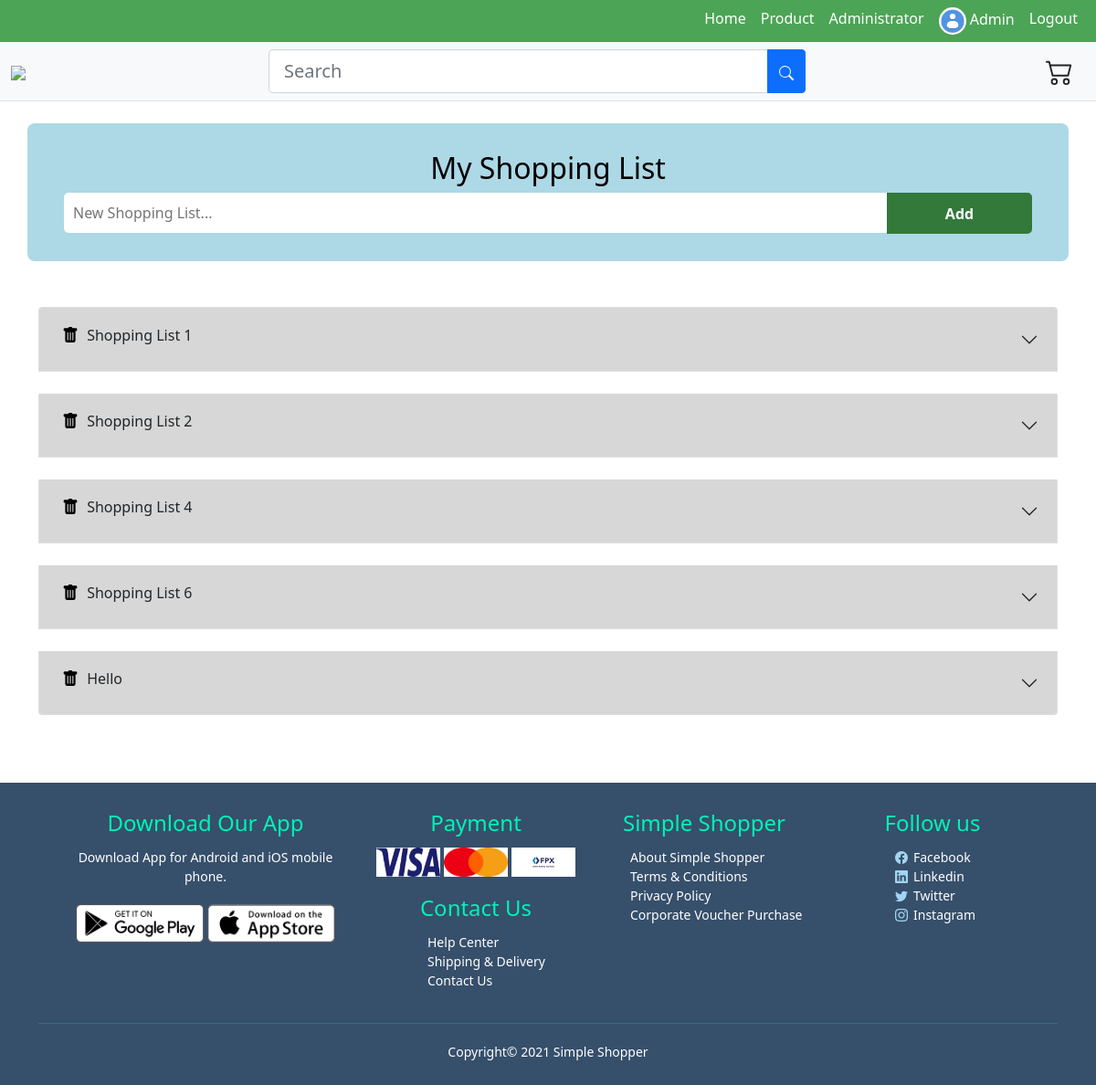
Screenshot of /php/shoplist.php (signed in) with the database file from the repository.
### tables this page shows
CREATE TABLE `user` (
  `user_id` int(11) NOT NULL,
  `password` varchar(100) NOT NULL,
  `name` varchar(100) NOT NULL,
  `email` varchar(50) NOT NULL,
  `phone` varchar(30) NOT NULL,
  `gender` varchar(10) NOT NULL,
  `dob` date NOT NULL,
  `profile` varchar(10000) NOT NULL,
  `status` varchar(5) NOT NULL
);

CREATE TABLE `shopping_list` (
  `list_id` int(11) NOT NULL,
  `list_name` varchar(1000) NOT NULL,
  `user_id` int(11) NOT NULL
);

### db/conn.php (called while the page is built, shortened)
<?php
    $host='127.0.0.1';
    $db='simple_shopper';
    $user='root';
    $password='';
    $charset='utf8mb4';
    $dsn= "mysql:host=$host;dbname=$db;charset=$charset";
    try{
        $pdo=new PDO($dsn,$user,$password);
        $pdo->setAttribute(PDO::ATTR_ERRMODE,PDO::ERRMODE_EXCEPTION);
    }catch(PDOException $e){
        throw new PDOException($e->getMessage());
    }
    require_once 'user.php';
    $user=new User($pdo);
    require_once 'shoppingList.php';
    $shoppingList = new shoppingList($pdo);
?>

### db/user.php (called while the page is built, shortened)
<?php
class User{
    private $db;
    function __construct($conn){
        $this->db=$conn;
    }
    public function getUser($id){
        try{
            $sql="SELECT *FROM `user` where user_id=:id";
            $stmt=$this->db->prepare($sql);
            $stmt->bindparam(':id',$id);
            $stmt->execute();
            $result=$stmt->fetch(PDO::FETCH_ASSOC);
            return $result;
        }
        catch(PDOException $e){
            echo $e->getMessage();
            return false;
        }
    }
}
?>

### db/shoppingList.php (called while the page is built, shortened)
<?php
class shoppingList{
    private $db;
    function __construct($conn){
        $this->db=$conn;
    }
    public function getShoppingList($userID){
        try{
            $sql="SELECT * FROM `shopping_list` where user_id=:userId";
            $stmt=$this->db->prepare($sql);
            $stmt->bindparam(':userId',$userID);
            $stmt->execute();
            $result=$stmt;
            return $result;
        }
        catch(PDOException $e){
            echo $e->getMessage();
            return false;
        }
    }
    public function getShoppingListItem($id){
        try{
            $sql="SELECT shopping_list_item.list_id, shopping_list_item.product_id, shopping_list_item.item_quantity, product.product_image, product.product_description, product.product_amount, product.product_price FROM shopping_list_item INNER JOIN product WHERE product.product_id=shopping_list_item.product_id AND shopping_list_item.list_id=:id";
            $stmt=$this->db->prepare($sql);
            $stmt->bindparam(':id',$id);
            $stmt->execute();
            $result=$stmt;
            return $result;
        }
        catch(PDOException $e){
            echo $e->getMessage();
            return false;
        }
    }
}
?>

### php/shoplist.php (the view, shortened to what this page needs)
<?php
    require_once '../db/conn.php';
?>
<!DOCTYPE html>
<html lang="en">
<head>
    <link href="https://cdn.jsdelivr.net/npm/bootstrap@5.0.0-beta3/dist/css/bootstrap.min.css" rel="stylesheet">
    <link rel="stylesheet" href="https://cdn.jsdelivr.net/npm/bootstrap-icons@1.4.1/font/bootstrap-icons.css">
    <link rel="stylesheet" href="../style/design.css">
    <link href="../style/footer.css" rel="stylesheet">
</head>
<header class="navbar navbar-expand-lg navbar-dark py-0 " style="background-color: #4ca456;">
        <div class="container-fluid">
            <div class="collapse navbar-collapse" id="navbarNav">
                <ul class="navbar-nav ms-auto">
                    <li class="nav-item">
                        <a class="nav-link" href="../index.php" style="color: white;">Home</a>
                    </li>
                    <li class="nav-item">
                        <a class="nav-link" href="search.php?keywords=" style="color: white;">Product</a>
                    </li>
                    <?php
                        if(!empty($_SESSION['user_id']))
                        {
                            $result = $user-> getUser($_SESSION['user_id']);
                            if($_SESSION['status'] != "Admin"){
                                echo '<li class = nav-item"><a class="nav-link" href="profile.php" style="color: white;"><img class="rounded-circle" src="'.$result['profile'].'" height="30mm;"> '.$result['name'].'</a>';
                                echo '<li class="nav-item"><a class="nav-link" href="logout.php" style="color:white;">Logout</a>';
                            }else{
                                echo '<li class="nav-item" id="admin"><a class="nav-link" href="administrator.php" style="color:white;">Administrator</a>';
                                echo '<li class = nav-item"><a class="nav-link" href="profile.php" style="color: white;"><img class="rounded-circle" src="'.$result['profile'].'" height="30mm;"> '.$result['name'].'</a>';
                                echo '<li class="nav-item"><a class="nav-link" href="logout.php" style="color:white;">Logout</a>';
                            }
                        }
                         else{
                            echo '<li class="nav-item"><a class="nav-link" id="sign-up" href="signup.php" style="color:white;">Sign Up</a>';
                            echo '<li class="nav-item"><a class="nav-link" id="sign-in" href="login.php" style="color:white;">Log in</a>';
                         }
                    ?>
                </ul>
            </div>
        </div>
    </header>
    <header class="navbar sticky-top navbar-expand-lg navbar-light bg-light border-bottom">
        <div class="container-fluid">
            <div class="col col-auto">
                <a class="navbar-brand" href="../index.php"><img src="../assets/Logo/SSLogo2.png" height="70mm"></a>
            </div>
            <form class="col col-6" method="GET" action="search.php">
                <div class="input-group mx-auto">
                    <input type="search" id="search" name="keywords" class="form-control form-control-lg mx-auto" placeholder="Search"/>
                    <button type="submit" id="searchButton" class="btn btn-primary">
                    </button>
                </div>
            </form>
            <div class="col col-auto justify-content-end dropdown">
                <button type="button" id="dLabel"  class="btn btn-default" onclick="shoppingListClick(<?php if(isset($_SESSION['user_id'])){echo 1;}else{echo 0;} ?>, false)">
                </button>
            </div>
        </div>
    </header>
<br>
<body>
    <form id="myDIV" class="header container" method="POST">
        <h2>My Shopping List</h2>
        <input name="listname" type="text" id="myInput" placeholder="New Shopping List...">
        <input name="addList" value="Add" type="submit" class="addBtn btn">
    </form>
    <main class="container" style="margin-top: 50px; margin-bottom: 50px;">
        <div class="accordion" id="accordionExample">
            <?php
                    $result=$shoppingList->getShoppingList($_SESSION['user_id']);
                    $listcount = $result->rowCount();
                    if ($listcount == 0 ){
                        echo '<h1 class="text-center">It is currently empty.</h1>';
                        echo '<h1 class="text-center">Create a new list and manage it.</h1>';
                    }
                    else
                    while($r=$result->fetch(PDO::FETCH_ASSOC)){
                ?>
            <div class="accordion-item">
                <h2 class="accordion-header" id="heading<?php echo $r['list_id']; ?>">
                    <button class="accordion-button collapsed accordion-item-list" type="button" data-bs-toggle="collapse" data-bs-target="#collapse<?php echo $r['list_id']; ?>" aria-expanded="false" aria-controls="collapse<?php echo $r['list_id']; ?>">
                        <a onClick='javascript: confirmDeleteList(<?php echo $r['list_id']?>,"<?php echo $r['list_name']?>");'  type="button" class="btn btn-outline-danger" style="border:none; padding: 0 5px 5px 5px; margin-bottom: 8px;">
                        </a>
                    <h6 class="thetext" ><?php echo $r['list_name']; ?></h6>
                        </button>
                </h2>
            </div>
            <br>
                <?php } ?>
            </div>
    </main>
    <div class="footer">
        <div class="container">
            <div class="row justify-content-center">
                <div class="footer-col-1">
                    <h4>Download Our App</h4>
                    <p>Download App for Android and iOS mobile phone.</p>
                    <div class="app-logo">
                        <img src="../assets/footer/play-store.png">
                        <img src="../assets/footer/app-store.png">
                    </div>
                </div>
                <div class="footer-col-2">
                    <h4>Payment</h4>
                    <img src="../assets/footer/Visa+Brand+Mark+-+Blue+-+900x291.jpg">
                    <img src="../assets/footer/300px-Mastercard_2019_logo.svg.png" style="background-color: white;">
                    <img src="../assets/footer/FPX-Logo-1.png" style="background-color: white;">
                    <br>
                    <h4 style="margin-top: 20px;">Contact Us</h4>
                    <ul>
                        <li><a href="#">Help Center</a></li>
                        <li><a href="#">Shipping & Delivery</a></li>
                        <li><a href="#">Contact Us</a></li>
                    </ul>
                </div>
                <div class="footer-col-4">
                    <h4>Simple Shopper</h4>
                    <ul>
                        <li><a href="#">About Simple Shopper</a></li>
                        <li><a href="#">Terms & Conditions</a></li>
                        <li><a href="#">Privacy Policy</a></li>
                        <li><a href="#">Corporate&nbsp;Voucher&nbsp;Purchase</a></li>
                    </ul>
                </div>
                <div class="footer-col-3">
                    <h4>Follow us</h4>
                    <ul>
                        <li><a href="#"><i class="bi bi-facebook" style="margin-right: 6px; color: #A2D5F2; padding-left: 40px;"></i>Facebook</a></li>
                        <li><a href="#"><i class="bi bi-linkedin" style="margin-right: 6px; color: #A2D5F2; padding-left: 40px;"></i>Linkedin</a></li>
                        <li><a href="#"><i class="bi bi-twitter" style="margin-right: 6px; color: #A2D5F2; padding-left: 40px;"></i>Twitter</a></li>
                        <li><a href="#"><i class="bi bi-instagram" style="margin-right: 6px; color: #A2D5F2; padding-left: 40px;"></i>Instagram</a></li>
                    </ul>
                </div>
            </div>
            <hr>
            <p class="copyright">Copyright&copy; 2021 Simple Shopper</p>
        </div>
    </div>
</body>
</html>

### style/design.css (style rules this page uses)
.header { background-color: lightblue; border-radius: 8px; padding: 30px 40px; color: black; text-align: center; }
.header:after { content: ""; display: table; clear: both; }
#myInput { margin: 0; border: none; border-radius: 0; border-top-left-radius: 5px; border-bottom-left-radius: 5px; width: 85%; padding: 10px; float: left; font-size: 16px; }
.addBtn { padding: 9px; padding-bottom: 8px; width: 15%; float: left; text-align: center; font-size: 16px; cursor: pointer; transition: 0.3s; border-radius: 0; border: 2px solid #32793a; border-top-right-radius: 5px; border-bottom-right-radius: 5px; color: white; background-color: #32793a; font-weight: bolder; transition-duration: 0.4s; }
.accordion-item-list { background-color: rgba(211, 211, 211, 0.9); }

### style/footer.css (style rules this page uses)
.footer { background:#364F6B; color:#ffffff ; font-size: 14px; margin-top: 50px; padding: 30px 0 10px; width: 100%; justify-content: center; }
.footer .row { justify-content: center; }
.footer p { color: #ffffff; }
.footer h4 { color: rgb(0, 243, 182); margin-bottom: 12px; }
.footer-col-1, .footer-col-2, .footer-col-3,.footer-col-4 { text-align: center; min-width: 250px; }
.footer-col-1 { align-items: center; flex-basis:30%; }
.footer-col-2 { text-align: center; flex-basis: 20%; justify-content: center; }
.footer-col-2 img { width: 70px; height: 32px; }
.footer-col-3 { flex-basis: 10%; text-align: center; }
.footer-col-4 { flex-basis: 5%; text-align: center; }
.footer ul { list-style-type: none; text-align:justify; justify-content: center; }
.footer-col-2 ul { padding-left: 60px; }
.footer a { color:#ffffff; text-decoration: none; }
.app-logo { margin-top: 20px; }
.app-logo img { width: 140px; }
.footer hr { border: none; background: #3fc1c9; height: 1px; margin: 20px 0; }
.copyright { text-align: center; }

### rows the page displays
user: profile (placeholder picture), name "Admin"
shopping_list: list_name "Shopping List 1"
shopping_list: list_name "Shopping List 2"
shopping_list: list_name "Shopping List 4"
shopping_list: list_name "Shopping List 6"
shopping_list: list_name "Hello"
